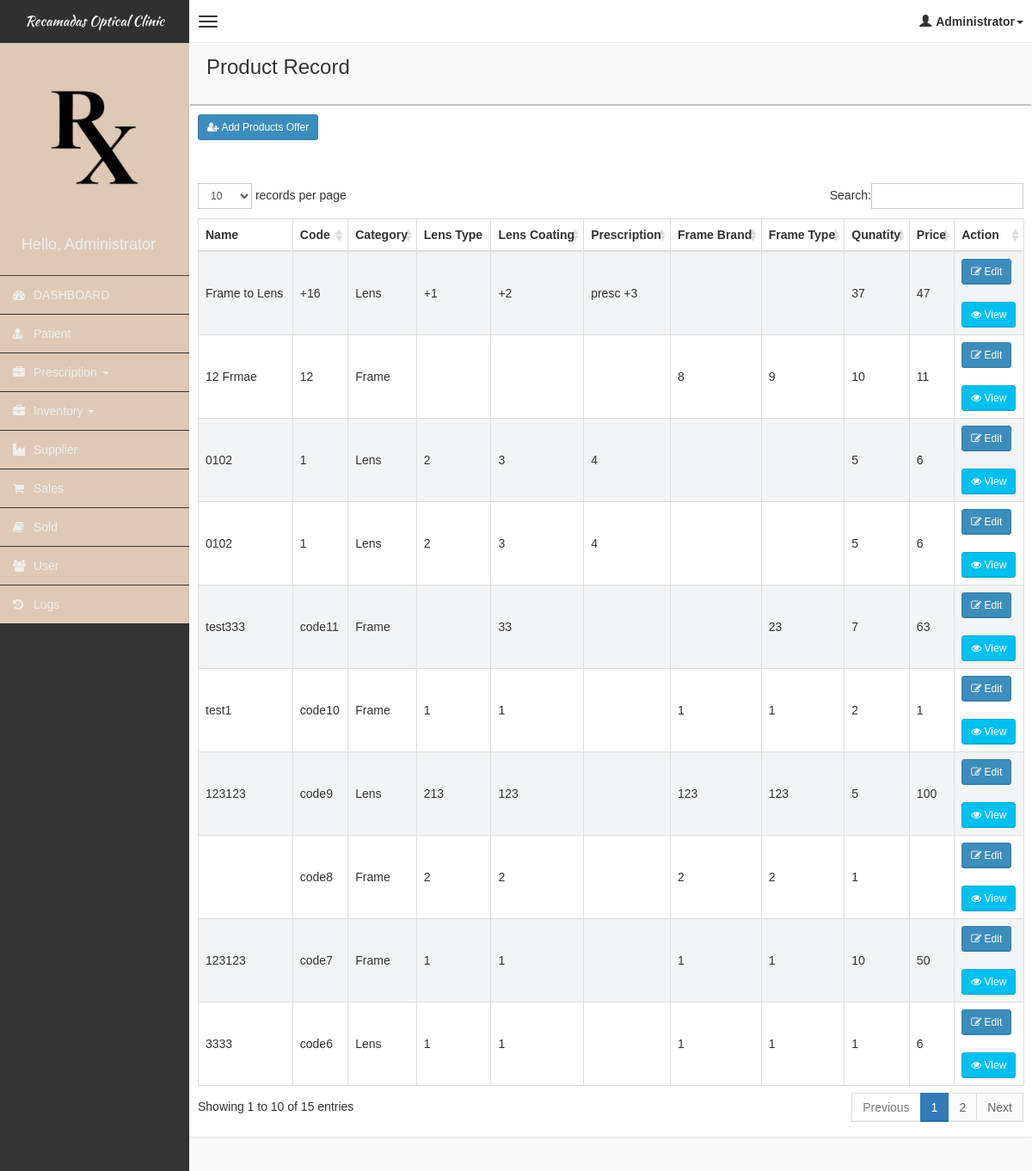
The page /pages/products/products.php (signed in) on the database its author committed.
### tables this page shows
CREATE TABLE IF NOT EXISTS `tblproduct` (
  `id` int(11) NOT NULL AUTO_INCREMENT,
  `name` varchar(100) DEFAULT NULL,
  `code` varchar(255) NOT NULL,
  `cat_id` int(11) NOT NULL,
  `lens_type` varchar(255) DEFAULT NULL,
  `lens_coating` varchar(255) DEFAULT NULL,
  `prescription` varchar(255) DEFAULT NULL,
  `date_ordered` varchar(100) DEFAULT NULL,
  `frame_brand` varchar(255) DEFAULT NULL,
  `frame_type` varchar(255) DEFAULT NULL,
  `price` float DEFAULT NULL,
  `qty` int(11) NOT NULL DEFAULT '1',
  `status` varchar(100) NOT NULL DEFAULT 'ACTIVE',
  `description` text,
  `image` text,
  `date_created` datetime NOT NULL DEFAULT CURRENT_TIMESTAMP,
  `date_updated` datetime NOT NULL DEFAULT CURRENT_TIMESTAMP,
  `supplier_id` int(11) DEFAULT NULL,
  `model_number` varchar(255) DEFAULT NULL,
  `sph` varchar(255) DEFAULT NULL,
  `i_add` varchar(255) DEFAULT NULL,
  `is_delete` tinyint(4) NOT NULL DEFAULT '0',
  PRIMARY KEY (`id`)
);

### pages/products/products.php (the view, shortened to what this page needs)
<!DOCTYPE html>
<html>
    <?php
    if(!isset($_SESSION['role']))
    {
        header("Location: ../../login.php");
    }
    else
    {
    include('../head_css.php'); ?>
    <body class="skin-black">
        <?php
        include "../connection.php";
        ?>
        <?php include('../header.php'); ?>
        <div class="wrapper row-offcanvas row-offcanvas-left">
            <?php include('../sidebar-left.php'); ?>
            <aside class="right-side">
                <section class="content-header">
                    <h1>
                        Product Record
                    </h1>
                </section>
                <section class="content">
                    <div class="row">
                            <div class="box">
                                <div class="box-header">
                                <div class="row" style="padding: 10px;">
                                    <div class="col-md-6">
                                        <button class="btn btn-primary btn-sm" data-toggle="modal" data-target="#addModal"><i class="fa fa-user-plus" aria-hidden="true"></i> Add Products Offer</button>
                                    </div>
                                    <div class="col-md-6 text-right">
                                    </div>
                                </div>
                                    <div style="padding:10px;">
                                              </div>
                                </div>
                                <div class="box-body table-responsive">
                                <form method="post">
                                    <table id="table" class="table table-bordered table-striped">
                                        <thead>
                                            <tr>
                                                <th>Name</th>
                                                <th>Code</th>
                                                <th>Category</th>
                                                <th>Lens Type</th>
                                                <th>Lens Coating</th>
                                                <th>Prescription</th>
                                                <th>Frame Brand</th>
                                                <th>Frame Type</th>
                                                <th>Qunatity</th>
                                                <th>Price</th>
                                                <th style="width: 40px !important;">Action</th>
                                            </tr>
                                        </thead>
                                        <tbody>
                                            <?php
                                           $squery = mysqli_query($con, "SELECT
                                                                                p.*
                                                                        FROM
                                                                            tblproduct p
                                                                        WHERE
                                                                            is_delete = 0
                                                                        ORDER BY
                                                                            id DESC
                                                                        ");
                                           while($row = mysqli_fetch_array($squery))
                                            {
                                                if($row['cat_id']==1){
                                                    $category = "Lens";
                                                }elseif($row['cat_id']==2){
                                                    $category = "Frame";
                                                }else{
                                                    $sel_access="selected";
                                                    $category = "Accessories";
                                                }
                                                echo '
                                                <tr>
                                                    <td>'.$row['name'].'</td>
                                                    <td>'.$row['code'].'</td>
                                                    <td>'.$category.'</td>
                                                    <td>'.$row['lens_type'].'</td>
                                                    <td>'.$row['lens_coating'].'</td>
                                                    <td>'.$row['prescription'].'</td>
                                                    <td>'.$row['frame_brand'].'</td>
                                                    <td>'.$row['frame_type'].'</td>
                                                    <td>'.$row['qty'].'</td>
                                                    <td>'.$row['price'].'</td>
                                                    <td class="d-flex justify-content-between">
                                                        <button class="btn btn-primary btn-sm btn-edit" data-toggle="modal" id="'.$row['id'].'">
                                                            <i class="fa fa-pencil-square-o" aria-hidden="true"></i> Edit
                                                        </button>
                                                        <div class="space">&nbsp;</div>
                                                        <button href="#" data-toggle="modal" class="btn btn-info btn-sm btn-view" id="'.$row['id'].'">
                                                            <i class="fa fa-eye" aria-hidden="true"></i> View
                                                        </button>
                                                    </td>
                                                    </tr>
                                                ';
                                            }
                                            ?>
                                        </tbody>
                                    </table>
                                    </form>
                                </div>
                            </div>
                    </div>
                </section>
            </aside>
        </div>
        <?php }
        include "../footer.php"; ?>
</body>
</html>

### css/AdminLTE.css (style rules this page uses)
html, body { overflow-x: hidden !important; font-family: 'Source Sans Pro', sans-serif; -webkit-font-smoothing: antialiased; min-height: 100%; background: #f9f9f9; }
.wrapper { min-height: 100%; }
.wrapper:before, .wrapper:after { display: table; content: ' '; }
.wrapper:after { clear: both; }
.right-side, .left-side { min-height: 100%; display: block; }
.right-side { background-color: #f9f9f9; margin-left: 220px; }
.content { padding: 20px 15px; background: #f9f9f9; }
h1, h2, h3, h4, h5, h6, .h1, .h2, .h3, .h4, .h5, .h6 { font-family: 'Source Sans Pro', sans-serif; }
.table-striped > tbody > tr:nth-child(odd) > td, .table-striped > tbody > tr:nth-child(odd) > th { background-color: #f3f4f5; }
.right-side > .content-header { position: relative; padding: 15px 15px 10px 20px; }
.right-side > .content-header > h1 { margin: 0; font-size: 24px; }
.box { position: relative; background: #ffffff; border-top: 2px solid #c1c1c1; margin-bottom: 20px; -webkit-border-radius: 3px; -moz-border-radius: 3px; border-radius: 3px; width: 100%; box-shadow: 0px 1px 3px rgba(0, 0, 0, 0.1); }
.box .box-header { position: relative; -webkit-border-top-left-radius: 3px; -webkit-border-top-right-radius: 3px; -webkit-border-bottom-right-radius: 0; -webkit-border-bottom-left-radius: 0; -moz-border-radius-topleft: 3px; -moz-border-radius-topright: 3px; -moz-border-radius-bottomright: 0; -moz-border-radius-bottomleft: 0; border-top-left-radius: 3px; border-top-right-radius: 3px; border-bottom-right-radius: 0; border-bottom-left-radius: 0; border-bottom: 0px solid #f4f4f4; color: #444; padding-bottom: 10px; }
.box .box-header:before, .box .box-header:after { display: table; content: ' '; }
.box .box-header:after { clear: both; }
.box .box-body { padding: 10px; -webkit-border-top-left-radius: 0; -webkit-border-top-right-radius: 0; -webkit-border-bottom-right-radius: 3px; -webkit-border-bottom-left-radius: 3px; -moz-border-radius-topleft: 0; -moz-border-radius-topright: 0; -moz-border-radius-bottomright: 3px; -moz-border-radius-bottomleft: 3px; border-top-left-radius: 0; border-top-right-radius: 0; border-bottom-right-radius: 3px; border-bottom-left-radius: 3px; }
.box .box-body .table { margin-bottom: 0; }
.btn { font-weight: 500; -webkit-border-radius: 3px; -moz-border-radius: 3px; border-radius: 3px; border: 1px solid transparent; -webkit-box-shadow: inset 0px -2px 0px 0px rgba(0, 0, 0, 0.09); -moz-box-shadow: inset 0px -2px 0px 0px rgba(0, 0, 0, 0.09); box-shadow: inset 0px -1px 0px 0px rgba(0, 0, 0, 0.09); }
.btn.btn-primary { background-color: #3c8dbc; border-color: #367fa9; }
.btn.btn-info { background-color: #00c0ef; border-color: #00acd6; }
.btn.btn-sm { font-size: 12px; }
.skin-black .right-side > .content-header { background: transparent; box-shadow: none; }

### rows shown on the page
tblproduct: name "Frame to Lens", code "+16", cat "Lens", lens_type "+1", lens_coating "+2", prescription "presc +3", qty "37", price "47"
tblproduct: name "12 Frmae", code "12", cat "Frame", frame_brand "8", frame_type "9", qty "10", price "11"
tblproduct: name "0102", code "1", cat "Lens", lens_type "2", lens_coating "3", prescription "4", qty "5", price "6"
tblproduct: name "0102", code "1", cat "Lens", lens_type "2", lens_coating "3", prescription "4", qty "5", price "6"
tblproduct: name "test333", code "code11", cat "Frame", lens_coating "33", frame_type "23", qty "7", price "63"
tblproduct: name "test1", code "code10", cat "Frame", lens_type "1", lens_coating "1", frame_brand "1", frame_type "1", qty "2", price "1"
tblproduct: name "123123", code "code9", cat "Lens", lens_type "213", lens_coating "123", frame_brand "123", frame_type "123", qty "5", price "100"
tblproduct: code "code8", cat "Frame", lens_type "2", lens_coating "2", frame_brand "2", frame_type "2", qty "1"
tblproduct: name "123123", code "code7", cat "Frame", lens_type "1", lens_coating "1", frame_brand "1", frame_type "1", qty "10", price "50"
tblproduct: name "3333", code "code6", cat "Lens", lens_type "1", lens_coating "1", frame_brand "1", frame_type "1", qty "1", price "6"

### other values the page prints
$_SESSION['role'] "Administrator"
